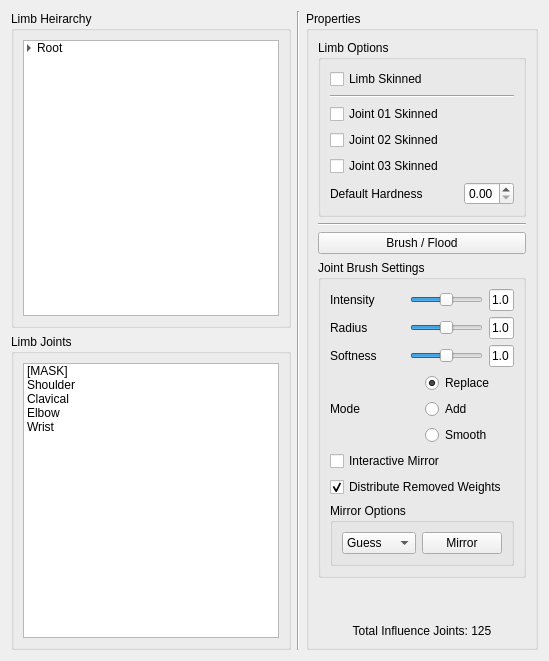
        <widget class="QWidget" name="tab_3">
         <attribute name="title">
          <string>Skinning</string>
         </attribute>
         <layout class="QHBoxLayout" name="horizontalLayout_25">
          <item>
           <layout class="QHBoxLayout" name="horizontalLayout_18">
            <item>
             <layout class="QVBoxLayout" name="verticalLayout_38">
              <item>
               <widget class="QGroupBox" name="groupBox_27">
                <property name="title">
                 <string>Limb Heirarchy</string>
                </property>
                <layout class="QHBoxLayout" name="horizontalLayout_21">
                 <item>
                  <layout class="QVBoxLayout" name="verticalLayout_41">
                   <item>
                    <widget class="QTreeWidget" name="treeWidget_7">
                     <property name="autoScrollMargin">
                      <number>16</number>
                     </property>
                     <property name="alternatingRowColors">
                      <bool>true</bool>
                     </property>
                     <property name="selectionMode">
                      <enum>QAbstractItemView::ExtendedSelection</enum>
                     </property>
                     <property name="autoExpandDelay">
                      <number>-1</number>
                     </property>
                     <property name="indentation">
                      <number>10</number>
                     </property>
                     <property name="headerHidden">
                      <bool>true</bool>
                     </property>
                     <column>
                      <property name="text">
                       <string notr="true">1</string>
                      </property>
                     </column>
                     <item>
                      <property name="text">
                       <string>Root</string>
                      </property>
                      <item>
                       <property name="text">
                        <string>Spine</string>
                       </property>
                       <item>
                        <property name="text">
                         <string>Arm (M)</string>
                        </property>
                        <item>
                         <property name="text">
                          <string>Hand</string>
                         </property>
                        </item>
                       </item>
                       <item>
                        <property name="text">
                         <string>Head</string>
                        </property>
                       </item>
                       <item>
                        <property name="text">
                         <string>Leg (M)</string>
                        </property>
                       </item>
                       <item>
                        <property name="text">
                         <string>Tail</string>
                        </property>
                       </item>
                      </item>
                     </item>
                    </widget>
                   </item>
                  </layout>
                 </item>
                </layout>
               </widget>
              </item>
              <item>
               <widget class="QGroupBox" name="groupBox_28">
                <property name="title">
                 <string>Limb Joints</string>
                </property>
                <layout class="QVBoxLayout" name="verticalLayout_42">
                 <item>
                  <layout class="QVBoxLayout" name="verticalLayout_46">
                   <item>
                    <widget class="QListWidget" name="listWidget_6">
                     <item>
                      <property name="text">
                       <string>[MASK]</string>
                      </property>
                     </item>
                     <item>
                      <property name="text">
                       <string>Shoulder</string>
                      </property>
                     </item>
                     <item>
                      <property name="text">
                       <string>Clavical</string>
                      </property>
                     </item>
                     <item>
                      <property name="text">
                       <string>Elbow</string>
                      </property>
                     </item>
                     <item>
                      <property name="text">
                       <string>Wrist</string>
                      </property>
                     </item>
                    </widget>
                   </item>
                  </layout>
                 </item>
                </layout>
               </widget>
              </item>
             </layout>
            </item>
            <item>
             <widget class="Line" name="line_8">
              <property name="orientation">
               <enum>Qt::Vertical</enum>
              </property>
             </widget>
            </item>
            <item>
             <layout class="QVBoxLayout" name="verticalLayout_19">
              <item>
               <widget class="QGroupBox" name="groupBox_17">
                <property name="sizePolicy">
                 <sizepolicy hsizetype="Preferred" vsizetype="Preferred">
                  <horstretch>0</horstretch>
                  <verstretch>0</verstretch>
                 </sizepolicy>
                </property>
                <property name="title">
                 <string>Properties</string>
                </property>
                <layout class="QHBoxLayout" name="horizontalLayout_23">
                 <item>
                  <layout class="QVBoxLayout" name="verticalLayout_20">
                   <item>
                    <widget class="QGroupBox" name="groupBox_16">
                     <property name="title">
                      <string>Limb Options</string>
                     </property>
                     <layout class="QVBoxLayout" name="verticalLayout_32">
                      <item>
                       <layout class="QVBoxLayout" name="verticalLayout_47">
                        <item>
                         <widget class="QCheckBox" name="checkBox_6">
                          <property name="text">
                           <string>Limb Skinned</string>
                          </property>
                         </widget>
                        </item>
                        <item>
                         <widget class="Line" name="line_18">
                          <property name="orientation">
                           <enum>Qt::Horizontal</enum>
                          </property>
                         </widget>
                        </item>
                        <item>
                         <widget class="QCheckBox" name="checkBox_10">
                          <property name="text">
                           <string>Joint 01 Skinned</string>
                          </property>
                         </widget>
                        </item>
                        <item>
                         <widget class="QCheckBox" name="checkBox_11">
                          <property name="text">
                           <string>Joint 02 Skinned</string>
                          </property>
                         </widget>
                        </item>
                        <item>
                         <widget class="QCheckBox" name="checkBox_12">
                          <property name="text">
                           <string>Joint 03 Skinned</string>
                          </property>
                         </widget>
                        </item>
                        <item>
                         <layout class="QHBoxLayout" name="horizontalLayout_75">
                          <item>
                           <widget class="QLabel" name="label_31">
                            <property name="text">
                             <string>Default Hardness</string>
                            </property>
                           </widget>
                          </item>
                          <item>
                           <widget class="QDoubleSpinBox" name="doubleSpinBox">
                            <property name="maximumSize">
                             <size>
                              <width>50</width>
                              <height>16777215</height>
                             </size>
                            </property>
                           </widget>
                          </item>
                         </layout>
                        </item>
                       </layout>
                      </item>
                     </layout>
                    </widget>
                   </item>
                   <item>
                    <widget class="Line" name="line_14">
                     <property name="orientation">
                      <enum>Qt::Horizontal</enum>
                     </property>
                    </widget>
                   </item>
                   <item>
                    <widget class="QPushButton" name="pushButton_12">
                     <property name="text">
                      <string>Brush / Flood</string>
                     </property>
                    </widget>
                   </item>
                   <item>
                    <widget class="QGroupBox" name="groupBox_4">
                     <property name="title">
                      <string>Joint Brush Settings</string>
                     </property>
                     <layout class="QVBoxLayout" name="verticalLayout_17">
                      <item>
                       <layout class="QVBoxLayout" name="verticalLayout_21">
                        <item>
                         <layout class="QHBoxLayout" name="horizontalLayout_22">
                          <item>
                           <widget class="QLabel" name="label_4">
                            <property name="text">
                             <string>Intensity</string>
                            </property>
                           </widget>
                          </item>
                          <item>
                           <widget class="QSlider" name="horizontalSlider_2">
                            <property name="sizePolicy">
                             <sizepolicy hsizetype="Ignored" vsizetype="Fixed">
                              <horstretch>0</horstretch>
                              <verstretch>0</verstretch>
                             </sizepolicy>
                            </property>
                            <property name="value">
                             <number>50</number>
                            </property>
                            <property name="orientation">
                             <enum>Qt::Horizontal</enum>
                            </property>
                           </widget>
                          </item>
                          <item>
                           <widget class="QLineEdit" name="lineEdit_2">
                            <property name="sizePolicy">
                             <sizepolicy hsizetype="Maximum" vsizetype="Fixed">
                              <horstretch>0</horstretch>
                              <verstretch>0</verstretch>
                             </sizepolicy>
                            </property>
                            <property name="minimumSize">
                             <size>
                              <width>0</width>
                              <height>0</height>
                             </size>
                            </property>
                            <property name="maximumSize">
                             <size>
                              <width>25</width>
                              <height>16777215</height>
                             </size>
                            </property>
                            <property name="text">
                             <string>1.0</string>
                            </property>
                           </widget>
                          </item>
                         </layout>
                        </item>
                        <item>
                         <layout class="QHBoxLayout" name="horizontalLayout_24">
                          <item>
                           <widget class="QLabel" name="label_10">
                            <property name="text">
                             <string>Radius</string>
                            </property>
                           </widget>
                          </item>
                          <item>
                           <widget class="QSlider" name="horizontalSlider_3">
                            <property name="sizePolicy">
                             <sizepolicy hsizetype="Ignored" vsizetype="Fixed">
                              <horstretch>0</horstretch>
                              <verstretch>0</verstretch>
                             </sizepolicy>
                            </property>
                            <property name="value">
                             <number>50</number>
                            </property>
                            <property name="orientation">
                             <enum>Qt::Horizontal</enum>
                            </property>
                           </widget>
                          </item>
                          <item>
                           <widget class="QLineEdit" name="lineEdit_3">
                            <property name="sizePolicy">
                             <sizepolicy hsizetype="Maximum" vsizetype="Fixed">
                              <horstretch>0</horstretch>
                              <verstretch>0</verstretch>
                             </sizepolicy>
                            </property>
                            <property name="minimumSize">
                             <size>
                              <width>0</width>
                              <height>0</height>
                             </size>
                            </property>
                            <property name="maximumSize">
                             <size>
                              <width>25</width>
                              <height>16777215</height>
                             </size>
                            </property>
                            <property name="text">
                             <string>1.0</string>
                            </property>
                           </widget>
                          </item>
                         </layout>
                        </item>
                        <item>
                         <layout class="QHBoxLayout" name="horizontalLayout_29">
                          <item>
                           <widget class="QLabel" name="label_11">
                            <property name="text">
                             <string>Softness</string>
                            </property>
                           </widget>
                          </item>
                          <item>
                           <widget class="QSlider" name="horizontalSlider_4">
                            <property name="sizePolicy">
                             <sizepolicy hsizetype="Ignored" vsizetype="Fixed">
                              <horstretch>0</horstretch>
                              <verstretch>0</verstretch>
                             </sizepolicy>
                            </property>
                            <property name="value">
                             <number>50</number>
                            </property>
                            <property name="orientation">
                             <enum>Qt::Horizontal</enum>
                            </property>
                           </widget>
                          </item>
                          <item>
                           <widget class="QLineEdit" name="lineEdit_8">
                            <property name="sizePolicy">
                             <sizepolicy hsizetype="Maximum" vsizetype="Fixed">
                              <horstretch>0</horstretch>
                              <verstretch>0</verstretch>
                             </sizepolicy>
                            </property>
                            <property name="minimumSize">
                             <size>
                              <width>0</width>
                              <height>0</height>
                             </size>
                            </property>
                            <property name="maximumSize">
                             <size>
                              <width>25</width>
                              <height>16777215</height>
                             </size>
                            </property>
                            <property name="text">
                             <string>1.0</string>
                            </property>
                           </widget>
                          </item>
                         </layout>
                        </item>
                        <item>
                         <layout class="QHBoxLayout" name="horizontalLayout_36">
                          <item>
                           <widget class="QLabel" name="label_12">
                            <property name="text">
                             <string>Mode</string>
                            </property>
                           </widget>
                          </item>
                          <item>
                           <layout class="QVBoxLayout" name="verticalLayout_43">
                            <item>
                             <widget class="QRadioButton" name="radioButton_3">
                              <property name="sizePolicy">
                               <sizepolicy hsizetype="Ignored" vsizetype="Expanding">
                                <horstretch>0</horstretch>
                                <verstretch>0</verstretch>
                               </sizepolicy>
                              </property>
                              <property name="minimumSize">
                               <size>
                                <width>0</width>
                                <height>0</height>
                               </size>
                              </property>
                              <property name="text">
                               <string>Replace</string>
                              </property>
                              <property name="checked">
                               <bool>true</bool>
                              </property>
                             </widget>
                            </item>
                            <item>
                             <widget class="QRadioButton" name="radioButton_2">
                              <property name="sizePolicy">
                               <sizepolicy hsizetype="Ignored" vsizetype="Expanding">
                                <horstretch>0</horstretch>
                                <verstretch>0</verstretch>
                               </sizepolicy>
                              </property>
                              <property name="minimumSize">
                               <size>
                                <width>0</width>
                                <height>0</height>
                               </size>
                              </property>
                              <property name="text">
                               <string>Add</string>
                              </property>
                             </widget>
                            </item>
                            <item>
                             <widget class="QRadioButton" name="radioButton">
                              <property name="sizePolicy">
                               <sizepolicy hsizetype="Ignored" vsizetype="Expanding">
                                <horstretch>0</horstretch>
                                <verstretch>0</verstretch>
                               </sizepolicy>
                              </property>
                              <property name="minimumSize">
                               <size>
                                <width>0</width>
                                <height>0</height>
                               </size>
                              </property>
                              <property name="text">
                               <string>Smooth</string>
                              </property>
                             </widget>
                            </item>
                           </layout>
                          </item>
                         </layout>
                        </item>
                        <item>
                         <widget class="QCheckBox" name="checkBox">
                          <property name="text">
                           <string>Interactive Mirror</string>
                          </property>
                         </widget>
                        </item>
                        <item>
                         <widget class="QCheckBox" name="checkBox_2">
                          <property name="text">
                           <string>Distribute Removed Weights</string>
                          </property>
                          <property name="checked">
                           <bool>true</bool>
                          </property>
                         </widget>
                        </item>
                       </layout>
                      </item>
                      <item>
                       <widget class="QGroupBox" name="groupBox_9">
                        <property name="title">
                         <string>Mirror Options</string>
                        </property>
                        <layout class="QVBoxLayout" name="verticalLayout_44">
                         <item>
                          <layout class="QHBoxLayout" name="horizontalLayout_70">
                           <item>
                            <widget class="QComboBox" name="comboBox_3">
                             <item>
                              <property name="text">
                               <string>Guess</string>
                              </property>
                             </item>
                             <item>
                              <property name="text">
                               <string>+X -&gt; -X</string>
                              </property>
                             </item>
                             <item>
                              <property name="text">
                               <string>-X -&gt; +X</string>
                              </property>
                             </item>
                             <item>
                              <property name="text">
                               <string>Flip</string>
                              </property>
                             </item>
                            </widget>
                           </item>
                           <item>
                            <widget class="QPushButton" name="pushButton">
                             <property name="text">
                              <string>Mirror</string>
                             </property>
                            </widget>
                           </item>
                          </layout>
                         </item>
                        </layout>
                       </widget>
                      </item>
                     </layout>
                    </widget>
                   </item>
                   <item>
                    <spacer name="verticalSpacer_3">
                     <property name="orientation">
                      <enum>Qt::Vertical</enum>
                     </property>
                     <property name="sizeHint" stdset="0">
                      <size>
                       <width>20</width>
                       <height>40</height>
                      </size>
                     </property>
                    </spacer>
                   </item>
                   <item>
                    <widget class="QLabel" name="label_27">
                     <property name="text">
                      <string>Total Influence Joints: 125</string>
                     </property>
                     <property name="alignment">
                      <set>Qt::AlignCenter</set>
                     </property>
                    </widget>
                   </item>
                  </layout>
                 </item>
                </layout>
               </widget>
              </item>
             </layout>
            </item>
           </layout>
          </item>
         </layout>
        </widget>
